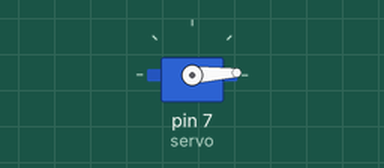
Simulated run of this sketch. Board: Arduino Uno, built with avr-gcc and run on an emulated ATmega328P. On the bench: servo.

Above: at 0.05 s.
At 0.9 s:
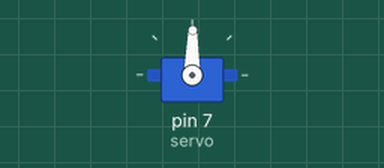
At 1.75 s:
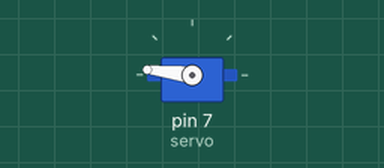
At 3.45 s:
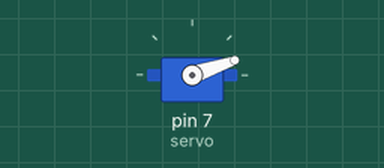
Timing chart, 0 to 8.3 s (numbered marks = the images above):
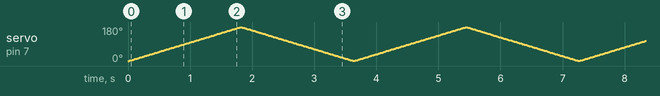

The sketch:

Servo_motor_control.ino
```cpp
#include<Servo.h>

Servo servo;
int i=0;

void setup() {

 servo.attach(7);

}

void loop()
{

 for(i=0 ; i<180 ; i++)
 {
  servo.write(i);
  delay(10);
 }
 for(i=180; i>0; i--)
 {
  servo.write(i);
  delay(10);
 }
}
```
